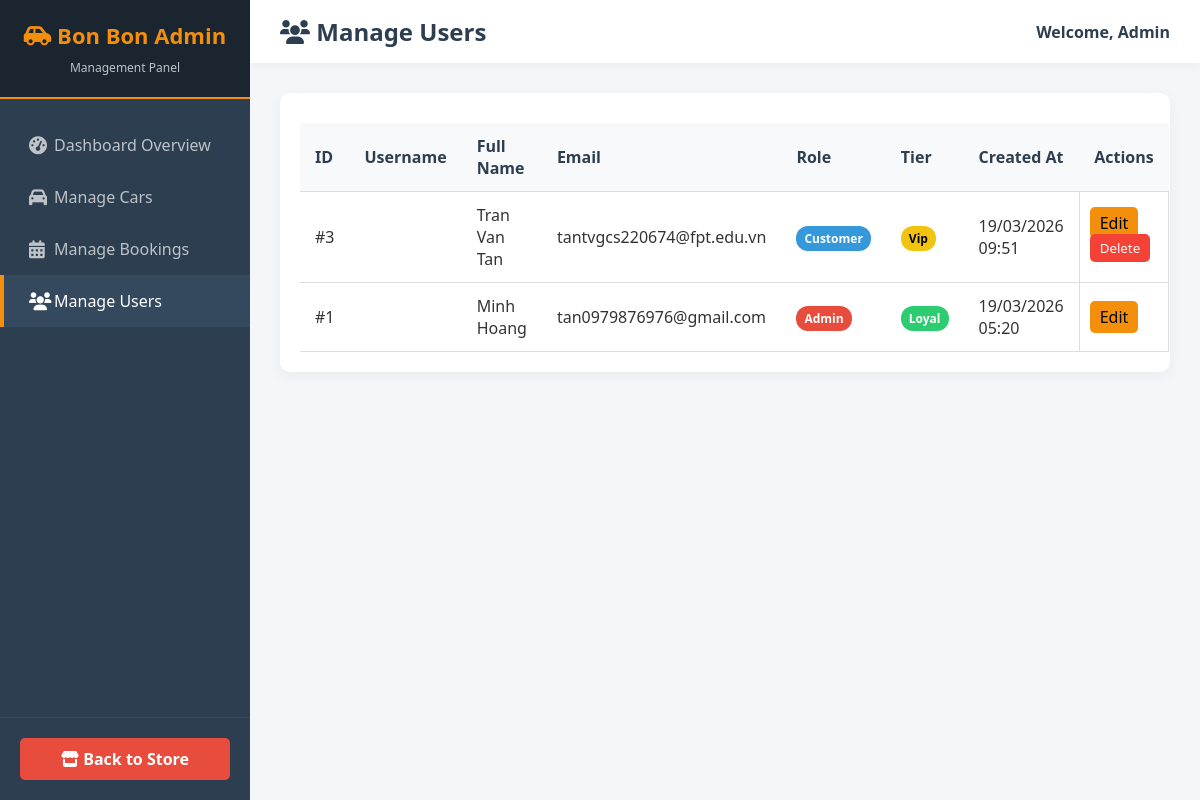
/index.php?action=admin_users (signed in), run on an earlier commit of the app's database.
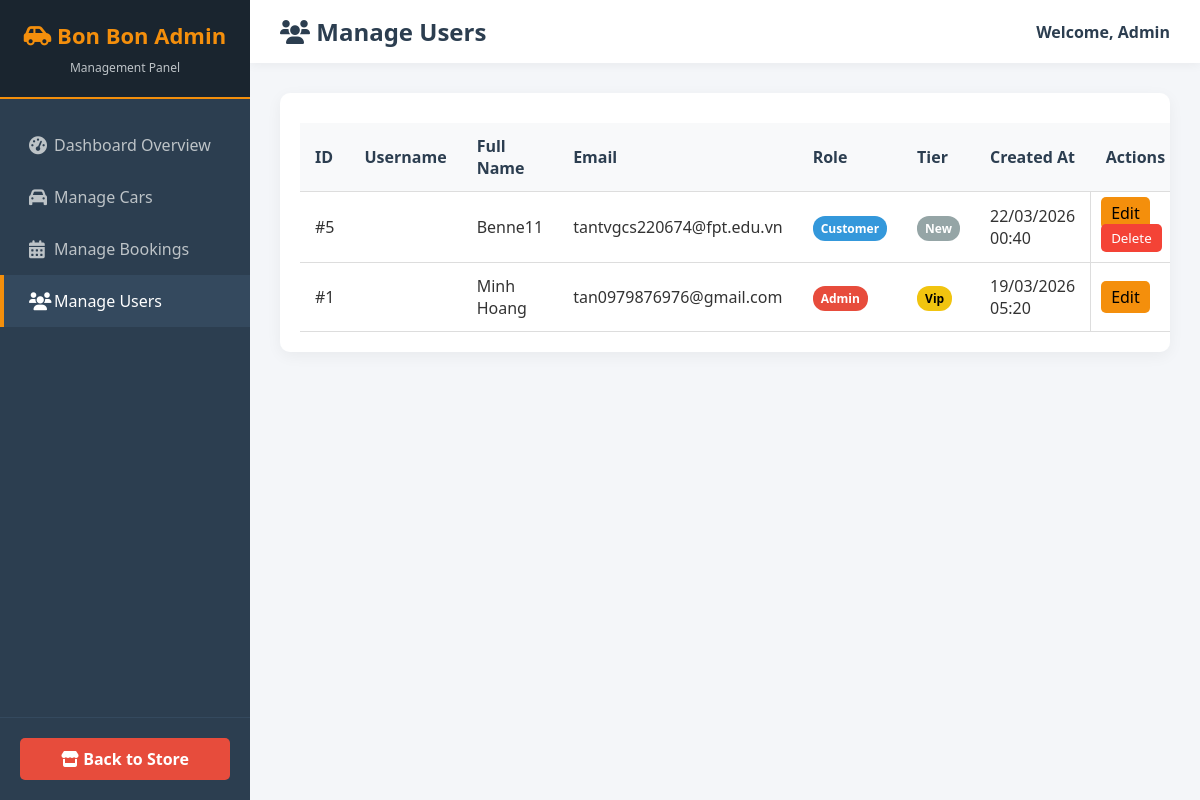
And on a later commit of the database.
### tables this page shows
CREATE TABLE `users` (
  `id` int(11) NOT NULL,
  `fullname` varchar(100) NOT NULL,
  `email` varchar(150) NOT NULL,
  `phone` varchar(20) NOT NULL,
  `password_hash` varchar(255) NOT NULL,
  `address` varchar(255) DEFAULT NULL,
  `avatar_url` varchar(255) DEFAULT NULL,
  `role` enum('admin','customer') DEFAULT 'customer',
  `is_active` tinyint(1) DEFAULT 0,
  `created_at` timestamp NOT NULL DEFAULT current_timestamp(),
  `updated_at` timestamp NOT NULL DEFAULT current_timestamp() ON UPDATE current_timestamp(),
  `membership_tier` enum('new','loyal','vip') DEFAULT 'new',
  `otp_code` varchar(6) DEFAULT NULL,
  `is_verified` tinyint(1) DEFAULT 0
);

### datafunctions/user_functions.php (called while the page is built, shortened)
<?php
function getAllUsers(PDO $db) {
    try {
        $stmt = $db->prepare("SELECT * FROM users ORDER BY id DESC");
        $stmt->execute();
        return $stmt->fetchAll(PDO::FETCH_ASSOC);
    } catch (PDOException $e) {
        die("Lỗi SQL: " . $e->getMessage());
    }
}

### views/admin/users_list.php (the view, shortened to what the changed rows need)
<!DOCTYPE html>
<html lang="en">
<head>
    <link href="https://cdnjs.cloudflare.com/ajax/libs/font-awesome/6.0.0/css/all.min.css" rel="stylesheet">
</head>
<body>
    <div class="sidebar">
        <div class="sidebar-header">
            <h2><i class="fas fa-car-side"></i> Bon Bon Admin</h2>
        </div>
    </div>
    <div class="main-content">
        <div class="top-navbar">
            <h1><i class="fas fa-users"></i> Manage Users</h1>
        </div>
        <div class="content-body">
            <div class="table-container">
                <table>
                    <thead>
                        <tr>
                            <th>ID</th>
                            <th>Username</th>
                            <th>Full Name</th>
                            <th>Email</th>
                            <th>Role</th>
                            <th>Tier</th>
                            <th>Created At</th>
                            <th>Actions</th>
                        </tr>
                    </thead>
                    <tbody>
                        <?php if (empty($users)): ?>
                            <tr>
                                <td colspan="7" style="text-align: center; padding: 20px;">No users found.</td>
                            </tr>
                        <?php else: ?>
                            <?php foreach ($users as $user): ?>
                                <tr>
                                    <td>#<?= htmlspecialchars($user['id'] ?? '') ?></td>
                                    <td><strong><?= htmlspecialchars($user['username'] ?? '') ?></strong></td>
                                    <td><?= htmlspecialchars($user['fullname'] ?? '') ?></td>
                                    <td><?= htmlspecialchars($user['email'] ?? '') ?></td>
                                    <td>
                                        <span class="badge <?= ($user['role'] ?? '') === 'admin' ? 'bg-admin' : 'bg-customer' ?>">
                                            <?= ucfirst($user['role'] ?? '') ?>
                                        </span>
                                    </td>
                                    <td>
                                        <?php
                                            $tClass = 'bg-new';
                                            if(($user['membership_tier'] ?? '') == 'loyal') $tClass = 'bg-loyal';
                                            if(($user['membership_tier'] ?? '') == 'vip') $tClass = 'bg-vip';
                                        ?>
                                        <span class="badge <?= $tClass ?>">
                                            <?= ucfirst($user['membership_tier'] ?? '') ?>
                                        </span>
                                    </td>
                                    <td><?= date('d/m/Y H:i', strtotime($user['created_at'] ?? 'now')) ?></td>
                                    <td style="padding: 10px; border: 1px solid #ddd;">
                                        <a href="index.php?action=admin_edit_user&id=<?= $user['id'] ?>" style="background:#f48f0c; color:#000; padding:5px 10px; text-decoration:none; border-radius:5px; margin-right:5px;">Edit</a>
                                        <?php if(($user['id'] ?? '') !== $_SESSION['user']['id']): ?>
                                        <form method="POST" action="index.php?action=admin_delete_user" style="display:inline-block;" onsubmit="return confirm('Are you sure you want to delete this user?');">
                                            <button type="submit" style="background:#f44336; color:#fff; padding:5px 10px; border:none; border-radius:5px; cursor:pointer;">Delete</button>
                                        </form>
                                        <?php endif; ?>
                                    </td>
                                </tr>
                            <?php endforeach; ?>
                        <?php endif; ?>
                    </tbody>
                </table>
            </div>
        </div>
    </div>
</body>
</html>

What changed in the data, as far as the page shows it:
removed users: id "3", fullname "Tran Van Tan", email "tantvgcs220674@fpt.edu.vn", role "Customer", membership_tier "Vip", created_at "19/03/2026 09:51"
added users: id "5", fullname "Benne11", email "tantvgcs220674@fpt.edu.vn", role "Customer", membership_tier "New", created_at "22/03/2026 00:40"
changed users "Minh Hoang": membership_tier "Loyal" → "Vip"
